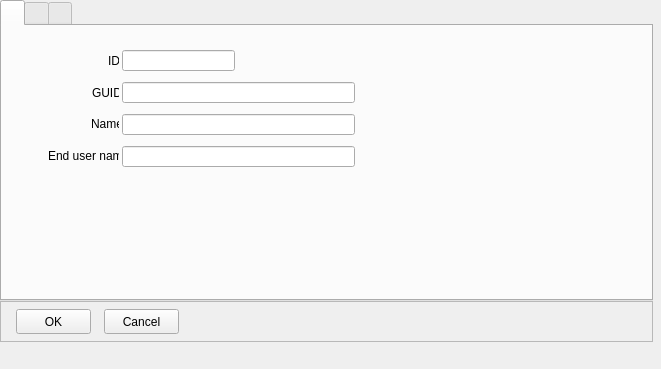
<?xml version="1.0" encoding="UTF-8"?>
<ui version="4.0">
  <class>MDIMetaNode</class>
  <widget class="QWidget" name="MDIMetaNode">
    <property name="geometry">
      <rect>
        <x>0</x>
        <y>0</y>
        <width>661</width>
        <height>369</height>
      </rect>
    </property>
    <property name="windowTitle">
      <string>MDIMetaNode</string>
    </property>
    <widget class="QTabWidget" name="PCNode">
      <property name="geometry">
        <rect>
          <x>0</x>
          <y>0</y>
          <width>653</width>
          <height>301</height>
        </rect>
      </property>
      <!-- vcl-align: alClient → arrange in a Qt layout manager -->
      <widget class="QWidget" name="tsMain">
        <property name="geometry">
          <rect>
            <x>0</x>
            <y>0</y>
            <width>1</width>
            <height>1</height>
          </rect>
        </property>
        <property name="windowTitle">
          <string>Main</string>
        </property>
        <widget class="QLabel" name="Label1">
          <property name="geometry">
            <rect>
              <x>89</x>
              <y>91</y>
              <width>28</width>
              <height>13</height>
            </rect>
          </property>
          <property name="windowTitle">
            <string>Name</string>
          </property>
          <property name="text">
            <string>Name</string>
          </property>
        </widget>
        <widget class="QLabel" name="indLabel">
          <property name="geometry">
            <rect>
              <x>106</x>
              <y>28</y>
              <width>11</width>
              <height>13</height>
            </rect>
          </property>
          <property name="windowTitle">
            <string>ID</string>
          </property>
          <property name="text">
            <string>ID</string>
          </property>
        </widget>
        <widget class="QLabel" name="LabelDescription">
          <property name="geometry">
            <rect>
              <x>46</x>
              <y>123</y>
              <width>71</width>
              <height>13</height>
            </rect>
          </property>
          <property name="windowTitle">
            <string>End user name</string>
          </property>
          <property name="text">
            <string>End user name</string>
          </property>
        </widget>
        <widget class="QLabel" name="lGUID">
          <property name="geometry">
            <rect>
              <x>90</x>
              <y>60</y>
              <width>27</width>
              <height>13</height>
            </rect>
          </property>
          <property name="windowTitle">
            <string>GUID</string>
          </property>
          <property name="text">
            <string>GUID</string>
          </property>
        </widget>
        <widget class="QLineEdit" name="mnName">
          <property name="geometry">
            <rect>
              <x>120</x>
              <y>88</y>
              <width>233</width>
              <height>21</height>
            </rect>
          </property>
          <property name="text">
            <string/>
          </property>
        </widget>
        <widget class="QLineEdit" name="METAID">
          <property name="geometry">
            <rect>
              <x>120</x>
              <y>24</y>
              <width>113</width>
              <height>21</height>
            </rect>
          </property>
          <property name="text">
            <string/>
          </property>
        </widget>
        <widget class="QWidget" name="cbeImageSelect">
          <property name="geometry">
            <rect>
              <x>240</x>
              <y>24</y>
              <width>113</width>
              <height>22</height>
            </rect>
          </property>
          <property name="enabled">
            <bool>false</bool>
          </property>
        </widget>
        <widget class="QLineEdit" name="mnDescription">
          <property name="geometry">
            <rect>
              <x>120</x>
              <y>120</y>
              <width>233</width>
              <height>21</height>
            </rect>
          </property>
          <property name="text">
            <string/>
          </property>
        </widget>
        <widget class="QLineEdit" name="eGUID">
          <property name="geometry">
            <rect>
              <x>120</x>
              <y>56</y>
              <width>233</width>
              <height>21</height>
            </rect>
          </property>
          <property name="text">
            <string/>
          </property>
        </widget>
      </widget>
      <widget class="QWidget" name="tsAttributes">
        <property name="geometry">
          <rect>
            <x>0</x>
            <y>0</y>
            <width>1</width>
            <height>1</height>
          </rect>
        </property>
        <property name="windowTitle">
          <string>Attributes</string>
        </property>
        <widget class="QSplitter" name="Splitter2">
          <property name="geometry">
            <rect>
              <x>0</x>
              <y>129</y>
              <width>645</width>
              <height>3</height>
            </rect>
          </property>
          <!-- vcl-align: alTop → arrange in a Qt layout manager -->
        </widget>
        <widget class="QFrame" name="Attributes">
          <property name="geometry">
            <rect>
              <x>0</x>
              <y>0</y>
              <width>645</width>
              <height>129</height>
            </rect>
          </property>
          <property name="windowTitle">
            <string>Attributes</string>
          </property>
          <property name="frameShape">
            <enum>QFrame::NoFrame</enum>
          </property>
          <!-- vcl-align: alTop → arrange in a Qt layout manager -->
        </widget>
        <widget class="QFrame" name="TB">
          <property name="geometry">
            <rect>
              <x>0</x>
              <y>132</y>
              <width>645</width>
              <height>141</height>
            </rect>
          </property>
          <property name="windowTitle">
            <string>TB</string>
          </property>
          <property name="frameShape">
            <enum>QFrame::NoFrame</enum>
          </property>
          <!-- vcl-align: alClient → arrange in a Qt layout manager -->
        </widget>
      </widget>
      <widget class="QWidget" name="tsAdvancedSuper">
        <property name="geometry">
          <rect>
            <x>0</x>
            <y>0</y>
            <width>1</width>
            <height>1</height>
          </rect>
        </property>
        <property name="windowTitle">
          <string>Advanced</string>
        </property>
        <widget class="QFrame" name="Bevel1">
          <property name="geometry">
            <rect>
              <x>8</x>
              <y>32</y>
              <width>130</width>
              <height>130</height>
            </rect>
          </property>
          <property name="frameShape">
            <enum>QFrame::StyledPanel</enum>
          </property>
        </widget>
        <widget class="QLabel" name="Image1">
          <property name="geometry">
            <rect>
              <x>9</x>
              <y>33</y>
              <width>128</width>
              <height>128</height>
            </rect>
          </property>
          <property name="text">
            <string/>
          </property>
        </widget>
        <widget class="QFrame" name="Bevel2">
          <property name="geometry">
            <rect>
              <x>152</x>
              <y>32</y>
              <width>34</width>
              <height>34</height>
            </rect>
          </property>
          <property name="frameShape">
            <enum>QFrame::StyledPanel</enum>
          </property>
        </widget>
        <widget class="QLabel" name="Image2">
          <property name="geometry">
            <rect>
              <x>153</x>
              <y>33</y>
              <width>32</width>
              <height>32</height>
            </rect>
          </property>
          <property name="text">
            <string/>
          </property>
        </widget>
      </widget>
    </widget>
    <widget class="QFrame" name="Panel1">
      <property name="geometry">
        <rect>
          <x>0</x>
          <y>301</y>
          <width>653</width>
          <height>41</height>
        </rect>
      </property>
      <property name="frameShape">
        <enum>QFrame::StyledPanel</enum>
      </property>
      <!-- vcl-align: alBottom → arrange in a Qt layout manager -->
      <widget class="QPushButton" name="btOK">
        <property name="geometry">
          <rect>
            <x>16</x>
            <y>8</y>
            <width>75</width>
            <height>25</height>
          </rect>
        </property>
        <property name="windowTitle">
          <string>OK</string>
        </property>
        <property name="text">
          <string>OK</string>
        </property>
      </widget>
      <widget class="QPushButton" name="btCancel">
        <property name="geometry">
          <rect>
            <x>104</x>
            <y>8</y>
            <width>75</width>
            <height>25</height>
          </rect>
        </property>
        <property name="windowTitle">
          <string>Cancel</string>
        </property>
        <property name="text">
          <string>Cancel</string>
        </property>
      </widget>
    </widget>
  </widget>
  <resources/>
  <connections/>
</ui>
